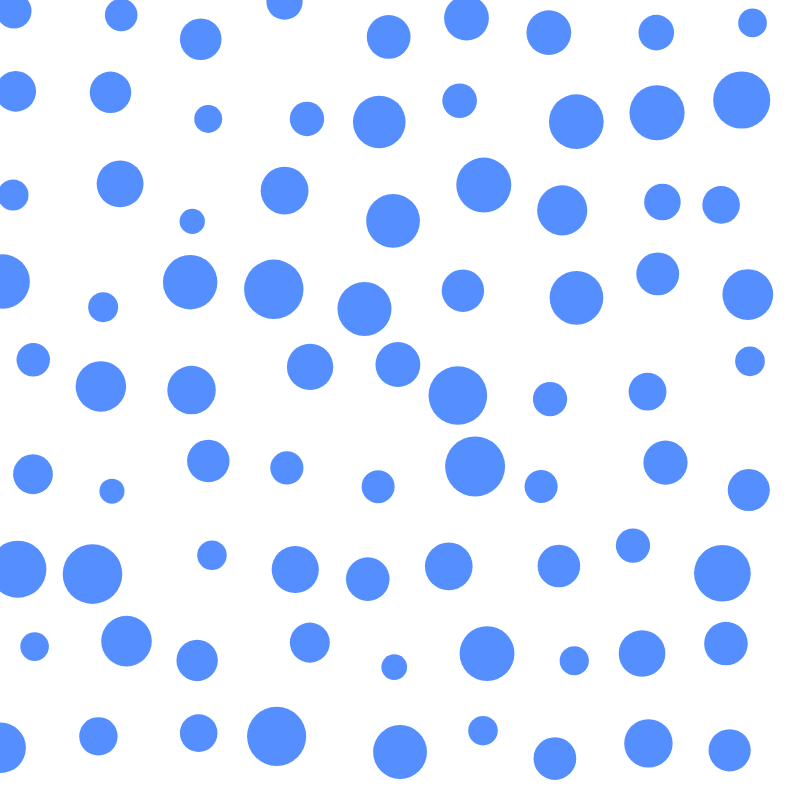
Frame 1 (no input)
Frame 60 (no input): identical to frame 1, image omitted
Frame 120 (the mouse pressed at the canvas centre since frame 60): identical to frame 1, image omitted

The p5.js sketch that drew this single still picture (run headless with seeded random() and noise() and a simulated clock; from frame 60 on, the mouse is pressed at the canvas centre):

// p5.js sketch
// ── sketch.js
let eDiam = 60;

function setup() {
  createCanvas(800, 800);
}

function draw() {
  background("eggshell");
  randomSeed(100);

  for (let xpos = 0; xpos < width; xpos += eDiam + random(27, (eDiam/2)+2)) {
    for (let ypos = 0; ypos < height; ypos += eDiam + random(27, eDiam/2)+2) {
      let yindex = random (0,40)
      let xindex = random (0,40)
      let circlesize= random(25,eDiam);

        fill(84,142,255)
        strokeWeight(0)
        ellipse((xpos + xindex), (ypos + yindex), circlesize);
    }
  }
}
